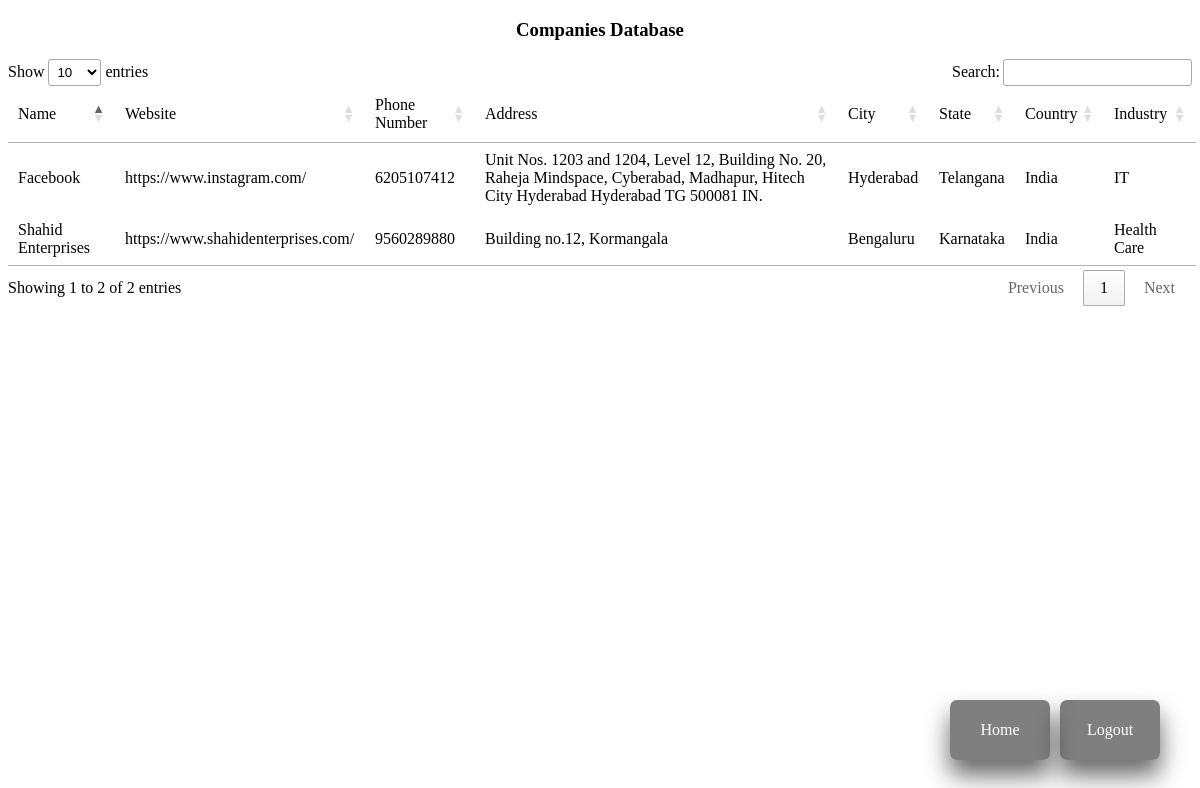
Screenshot of /company.php with the database file from the repository.
### tables this page shows
CREATE TABLE `companies` (
  `Name` varchar(255) NOT NULL,
  `Website` varchar(255) DEFAULT NULL,
  `Contact` bigint(11) DEFAULT NULL,
  `Address` varchar(255) DEFAULT NULL,
  `City` text DEFAULT NULL,
  `State` text DEFAULT NULL,
  `Country` text DEFAULT NULL,
  `Industry` varchar(40) DEFAULT NULL,
  PRIMARY KEY (`Name`)
);

### company.php (the view, shortened to what this page needs)
<?php
include('connection.php');
$query = "SELECT * FROM COMPANIES";
$result = mysqli_query($conn, $query);
?>
<!DOCTYPE html>
<html lang="en">
<head>
    <link rel="stylesheet" href="https:////cdn.datatables.net/1.11.5/css/jquery.dataTables.min.css">
</head>
<body>
    <div>
        <h3 align="center">Companies Database</h3>
    </div>
    <div>
        <table id="company_data">
            <thead>
                <tr>
                    <td>Name</td>
                    <td>Website</td>
                    <td>Phone Number</td>
                    <td>Address</td>
                    <td>City</td>
                    <td>State</td>
                    <td>Country</td>
                    <td>Industry</td>
                </tr>
            </thead>
            <?php
            while ($row = mysqli_fetch_array($result)) {
                echo '
                <tr>
                    <td>' . $row["Name"] . '</td>
                    <td>' . $row["Website"] . '</td>
                    <td>' . $row["Contact"] . '</td>
                    <td>' . $row["Address"] . '</td>
                    <td>' . $row["City"] . '</td>
                    <td>' . $row["State"] . '</td>
                    <td>' . $row["Country"] . '</td>
                    <td>' . $row["Industry"] . '</td>
                </tr>
                    ';
            }
            ?>
        </table>
    </div>
    <a class="float2" href="logout.php">Logout</a>
    <a class="float1" href="insertcompany.php">Home</a>
</body>
</html>

### company.php (style rules this page uses)
.float1 { text-decoration: none; display: flex; align-items: center; justify-content: center; position: fixed; width: 100px; height: 60px; bottom: 40px; right: 150px; background: rgba(0, 0, 0, 0.5); color: #fff; border-radius: 7px; text-align: center; box-shadow: 0 15px 25px rgba(0, 0, 0, 0.6); }
.float2 { text-decoration: none; display: flex; align-items: center; justify-content: center; position: fixed; width: 100px; height: 60px; bottom: 40px; right: 40px; background: rgba(0, 0, 0, 0.5); color: #fff; border-radius: 7px; text-align: center; box-shadow: 0 15px 25px rgba(0, 0, 0, 0.6); }

### rows the page displays
companies: Name "Facebook", Website "https://www.instagram.com/", Contact "6205107412", Address "Unit Nos. 1203 and 1204, Level 12, Building No. 20, Raheja Mindspace, Cyberabad, Madhapur, Hitech City Hyderabad Hyderabad TG 500081 IN.", City "Hyderabad", State "Telangana", Country "India", Industry "IT"
companies: Name "Shahid Enterprises", Website "https://www.shahidenterprises.com/", Contact "9560289880", Address "Building no.12, Kormangala", City "Bengaluru", State "Karnataka", Country "India", Industry "Health Care"
